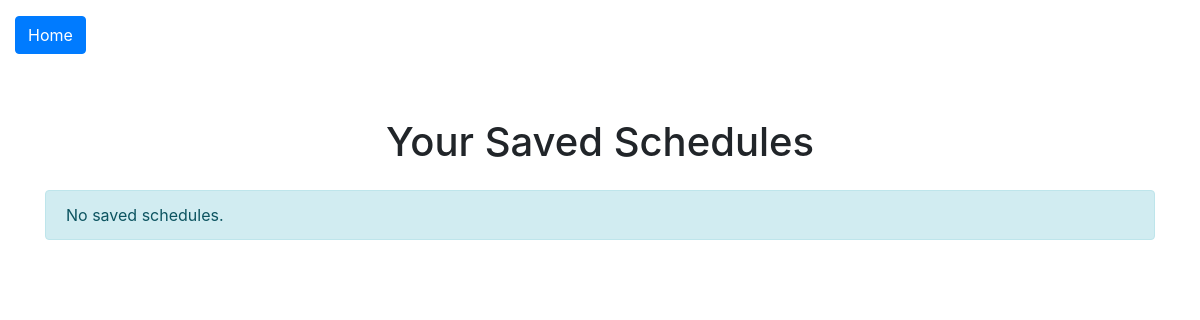
The app's page /saved_schedules/ (signed in), older data.
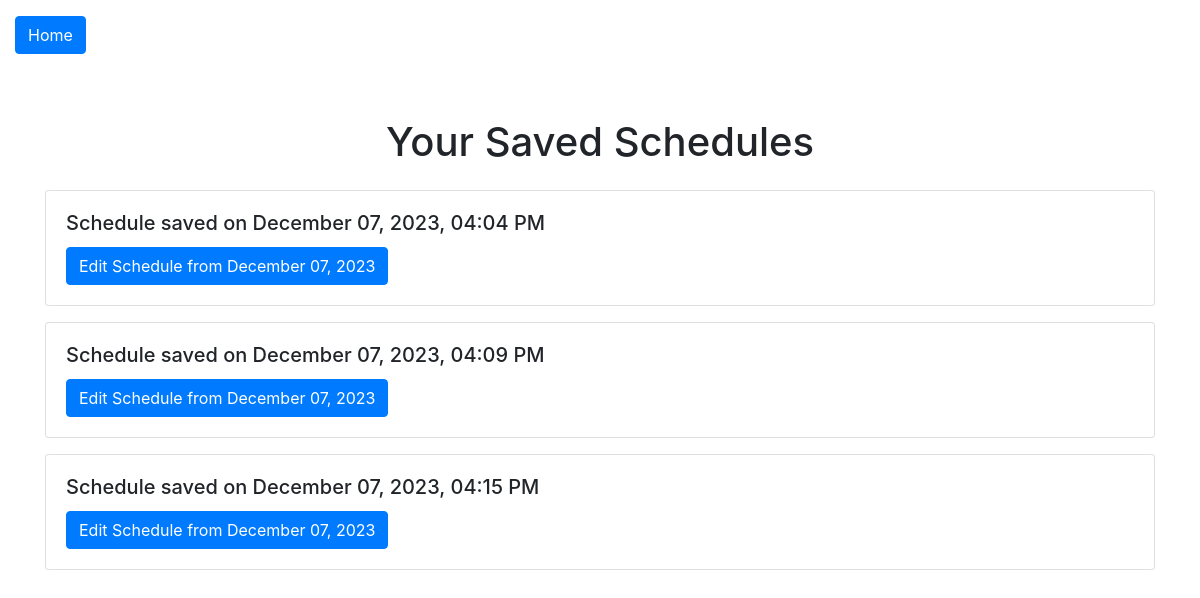
The same page, newer data.
### myapp/models.py (models this page shows, shortened)
class SavedSchedule(models.Model):
    user = models.ForeignKey(User, on_delete=models.CASCADE)
    schedule = models.JSONField() # Or any other appropriate field type
    created_at = models.DateTimeField(auto_now_add=True)

### myapp/views.py (the view, shortened to what this page needs)
# urls.py: path('saved_schedules/', views.saved_schedules_view, name='saved_schedules'),
@login_required
def saved_schedules_view(request):
    saved_schedules = SavedSchedule.objects.filter(user=request.user)
    return render(request, 'saved_schedules.html', {'saved_schedules': saved_schedules})

### myapp/templates/saved_schedules.html
{% extends 'base_generic.html' %}
{% block content %}
<div class="container-fluid">
    <div class="row">
        <div class="col text-left">
            <a href="{% url 'home' %}" class="btn btn-primary mt-3 mb-3">
                Home
            </a>
        </div>
    </div>
</div>
<div class="container mt-5">
    <h1 class="text-center mb-4">Your Saved Schedules</h1>
    {% for saved_schedule in saved_schedules %}
    <div class="card mb-3">
        <div class="card-body">
            <h5 class="card-title">Schedule saved on {{ saved_schedule.created_at|date:"F d, Y, h:i A" }}</h5>
            <a href="{% url 'edit_schedule_view' schedule_id=saved_schedule.id %}" class="btn btn-primary">
                Edit Schedule from {{ saved_schedule.created_at|date:"F d, Y" }}
            </a>
        </div>
    </div>
    {% empty %}
    <div class="alert alert-info">
        No saved schedules.
    </div>
    {% endfor %}
</div>
{% endblock %}

### myapp/templates/base_generic.html (shortened to what this page needs)
<!DOCTYPE html>
<html lang="en">
<head>
    <link href="https://stackpath.bootstrapcdn.com/bootstrap/4.3.1/css/bootstrap.min.css" rel="stylesheet">
</head>
<body>
    {% block content %}{% endblock %}
</body>
</html>

Row changes from the older to the newer data that the page shows:
added SavedSchedule: created_at "December 07, 2023, 04:04 PM", created_at "December 07, 2023"
added SavedSchedule: created_at "December 07, 2023, 04:09 PM", created_at "December 07, 2023"
added SavedSchedule: created_at "December 07, 2023, 04:15 PM", created_at "December 07, 2023"
Text that changed along with them:
text no longer shown: "No saved schedules."
